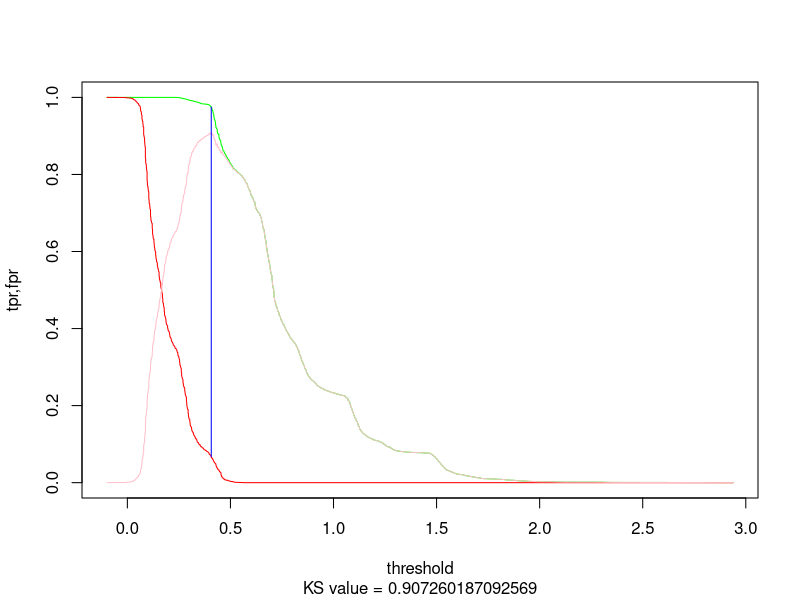

Source code (R):

rm(list=ls())

# 引入library
library(ggplot2)
library(reshape2)
library(ROCR)
library(stringr)

# 引入样本，划分Train与Test
diamonds$is_expensive <- diamonds$price > 2400
is_test <- runif(nrow(diamonds)) > 0.75
train <- diamonds[is_test==FALSE,]
test <- diamonds[is_test==TRUE,]

# 拟合模型
fit_A <- glm(is_expensive ~ carat + cut + clarity, data=train)

# 预测模型
prob_A <- predict(fit_A, newdata=test, type="response")
pred_A <- prediction(prob_A, test$is_expensive)
perf_A <- performance(pred_A, measure = "tpr", x.measure = "fpr")

# 预测值以概率的形式保存在“pred_B@predictions”中
# 真实值以“TRUE”/“FALSE”的形式保存在“pred_B@labels”中
unlist(pred_A@predictions)
unlist(pred_A@labels)

# 首先，我们需要将TRUE/FALSE转化为0/1

df <- data.frame(rep = unlist(pred_A@labels))
# 替换
df$rep=str_replace(df$rep,'TRUE',"1")
df$rep=str_replace(df$rep,'FALSE',"0")

# 之后，需要再将数据转化为integer
# 所以，as.integer(unlist(df$rep))是真实的Y值


# 定义公式
myKS <- function(pre,label){
  true <- sum(label)
  false <- length(label)-true
  tpr <- NULL
  fpr <- NULL
  KS <- NULL
  o_pre <- pre[order(pre)] # let the threshold in an order from small to large
  for (i in o_pre){
    tp <- sum((pre >= i) & label)
    tpr <- c(tpr,tp/true)
    fp <- sum((pre >= i) & (1-label))
    fpr <- c(fpr,fp/false)
    KS <- tpr-fpr
  }
  
  plot(o_pre,tpr,type = "l",col= "green",xlab="threshold",ylab="tpr,fpr")
  lines(o_pre,fpr,type="l", col = "red")
  lines(o_pre,KS,type="l", col = "pink")
  KSvalue <- max(tpr-fpr)
  sub = paste("KS value =",KSvalue)
  title(sub=sub)
  cutpoint <- which(tpr-fpr==KSvalue)
  thre <- o_pre[cutpoint]
  lines(c(thre,thre),c(fpr[cutpoint],tpr[cutpoint]),col = "blue")  
  cat("KS-value:",KSvalue,mean(thre))
}


# 输出结果
myKS(unlist(pred_A@predictions),as.integer(unlist(df$rep)) )
